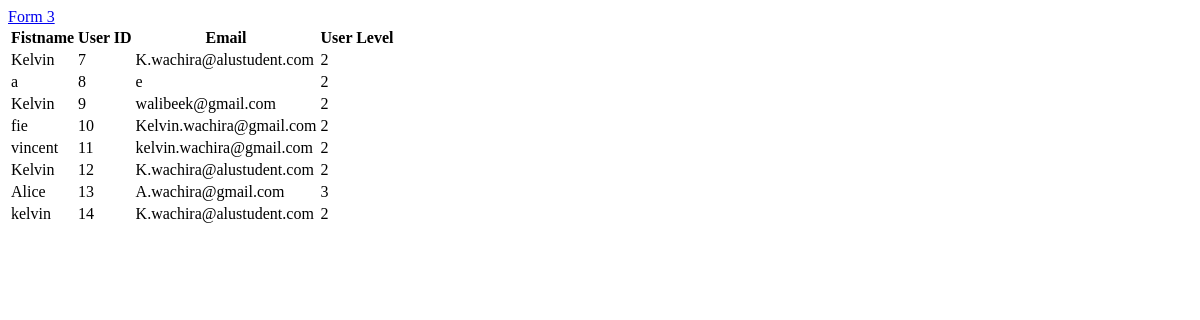
/manageusers.php, run on the app's committed database.
### tables this page shows
CREATE TABLE `user_accounts` (
  `ID` int(100) NOT NULL,
  `first_name` varchar(100) NOT NULL,
  `last_name` varchar(100) NOT NULL,
  `username` varchar(100) NOT NULL,
  `email_adress` varchar(100) NOT NULL,
  `user_passwords` varchar(100) NOT NULL,
  `user_level_id` int(100) NOT NULL DEFAULT 2
);

### db.php (called while the page is built, shortened)
<?php
class DB {
    function __construct() {
        $dbhost = 'localhost';
        $dbuname = 'root';
        $dbpass = '';
        $dbname = 'Study-Tracker';
        $this->_dbconn = mysqli_connect($dbhost, $dbuname, $dbpass, $dbname);
    }
}

### appform.php (called while the page is built, shortened)
<?php
include 'db.php';
class App extends DB {
    function GetUserMailandName(){
        $query = "SELECT * FROM user_accounts";
        $result = mysqli_query($this->_dbconn, $query)or die(mysqli_errno());
        $row = mysqli_fetch_all($result, MYSQLI_ASSOC);
        return $row;
    }
}
?>

### manageusers.php (the view, shortened to what this page needs)
<link rel="stylesheet" href="css/index.css">
<?php
    include 'appform.php';
    $newapp = new App();
    $users = $newapp->GetUserMailandName();
?>
 <body class = "main-body">
        <div class="grid-item">
            <div class = "heading" >
                <a href="<?php echo'index.php?name=results&class=3'; ?>"><i class="fa"></i> Form 3</a>
            </div>
                <div class="card radius shadowDepth1">
                    <div class="card__content card__padding">
                        <article class="card__article">
                            <div class="row">
                                <div class="col-lg-12">
                                    <section class="panel">
                                        <table class="table table-striped table-advance table-hover">
                                            <thead>
                                                <tr>
                                                    <th>Fistname</th>
                                                    <th>User ID</th>
                                                    <th>Email</th>
                                                    <th>User Level</th>
                                                </tr>
                                            </thead>
                                            <tbody>
                                                <?php foreach ($users as $key => $value): ?>
                                                    <tr>
                                                        <div class="row">
                                                        <td><?php echo $value['first_name'];?> </td>
                                                        <td><?php echo $value['ID'];?> </td>
                                                        <td><?php echo $value['email_adress'];?> </td>
                                                        <td><?php echo $value['user_level_id'];?> </td>
                                                    </tr>
                                                <?php endforeach; ?>
                                            </tbody>
                                        </table>
                                    </section>
                                </div>
                            </div>
                        </article>
                    </div>
                </div>
        </div>
</body>

### data on the page
user_accounts: first_name "Kelvin", ID "7", email_adress "K.wachira@alustudent.com", user_level "2"
user_accounts: first_name "a", ID "8", email_adress "e", user_level "2"
user_accounts: first_name "Kelvin", ID "9", email_adress "walibeek@gmail.com", user_level "2"
user_accounts: first_name "fie", ID "10", email_adress "Kelvin.wachira@gmail.com", user_level "2"
user_accounts: first_name "vincent", ID "11", email_adress "kelvin.wachira@gmail.com", user_level "2"
user_accounts: first_name "Kelvin", ID "12", email_adress "K.wachira@alustudent.com", user_level "2"
user_accounts: first_name "Alice", ID "13", email_adress "A.wachira@gmail.com", user_level "3"
user_accounts: first_name "kelvin", ID "14", email_adress "K.wachira@alustudent.com", user_level "2"
